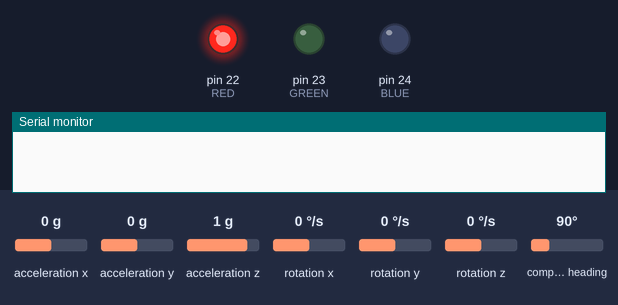
Bench run of a sketch on a simulated Arduino Mega 2560, built with avr-gcc and run on an emulated ATmega2560. On the bench: output pins drawn as LEDs (lit = HIGH), the last lines printed to the serial monitor. Inputs (shaded band) come from the test bench; at power-on: acceleration x 0 g, acceleration y 0 g, acceleration z 1 g, rotation x 0 °/s, rotation y 0 °/s, rotation z 0 °/s, compass heading 90°.

Above: at 0.1 s.
At 1.1 s:
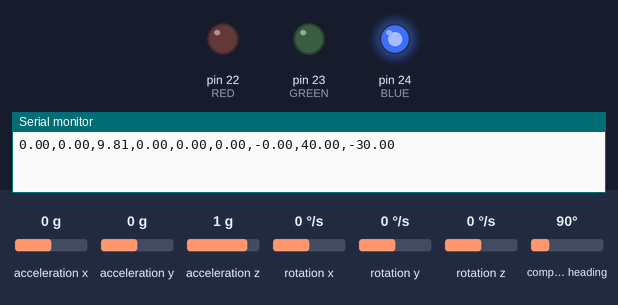
Timing chart, 0 to 2.6 s (numbered marks = the images above):
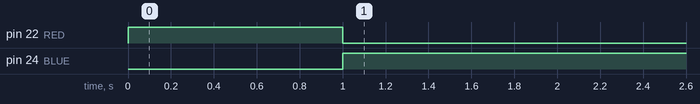

The sketch:

TestNanoBNO055.ino
```cpp
/*
Just a simple check to visualize the 3-sensor raw data of the BNO055
using the Arduino Nano BLE 33 board.  Nine (9) signals are displayed.
*/

#include <Wire.h>
#include <Adafruit_Sensor.h>
#include <Adafruit_BNO055.h>
#include <utility/imumaths.h>

// Here are the Nano LED pins I think.
 #define RED 22
 #define BLUE 24
 #define GREEN 23

#define BNO055_SAMPLERATE_DELAY_MS (100)

Adafruit_BNO055 myIMU = Adafruit_BNO055();

void setup() {
  // put your setup code here, to run once:
  // The LEds are outputs of course
  pinMode(RED, OUTPUT);
  pinMode(BLUE, OUTPUT);
  pinMode(GREEN, OUTPUT);

  Serial.begin(115200);
  myIMU.begin();
  digitalWrite(RED, HIGH);
  delay(1000);
  myIMU.setExtCrystalUse(true);

}

void loop() {
  // put your main code here, to run repeatedly:
  digitalWrite(RED, LOW);
  digitalWrite(BLUE, HIGH);

  imu::Vector<3> acc = myIMU.getVector(Adafruit_BNO055::VECTOR_ACCELEROMETER);
  imu::Vector<3> gyro = myIMU.getVector(Adafruit_BNO055::VECTOR_GYROSCOPE);
  imu::Vector<3> mag = myIMU.getVector(Adafruit_BNO055::VECTOR_MAGNETOMETER);

  Serial.print(acc.x());
  Serial.print(",");
  Serial.print(acc.y());
  Serial.print(",");
  Serial.print(acc.z());
  Serial.print(",");

  Serial.print(gyro.x());
  Serial.print(",");
  Serial.print(gyro.y());
  Serial.print(",");
  Serial.print(gyro.z());
  Serial.print(",");

  Serial.print(mag.x());
  Serial.print(",");
  Serial.print(mag.y());
  Serial.print(",");
  Serial.println(mag.z());

  delay(BNO055_SAMPLERATE_DELAY_MS);

}
```

Measured:
- by itself, pin 22 (RED): HIGH → LOW at 1.0 s
- by itself, pin 24 (BLUE): LOW → HIGH at 1.0 s
